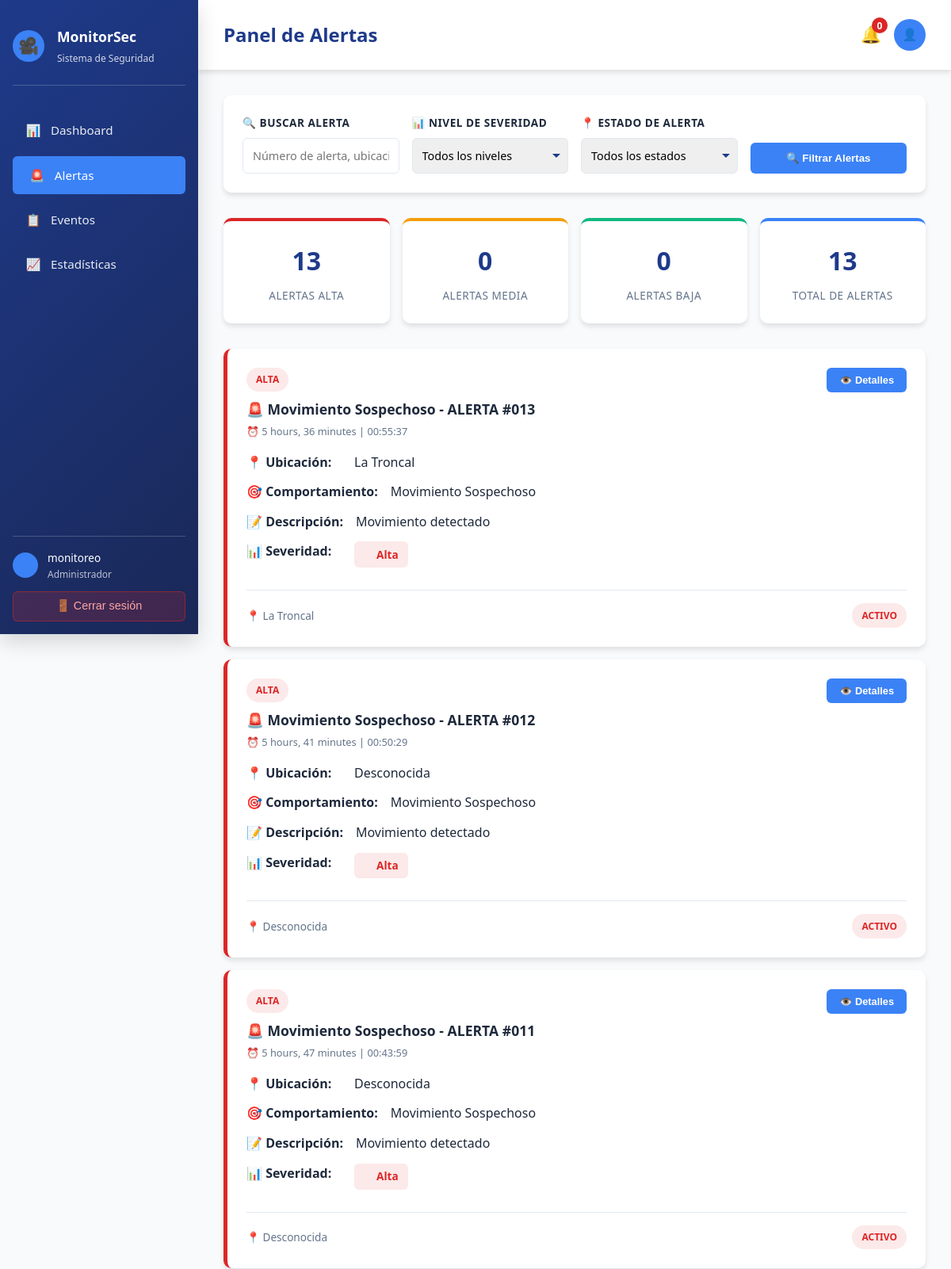
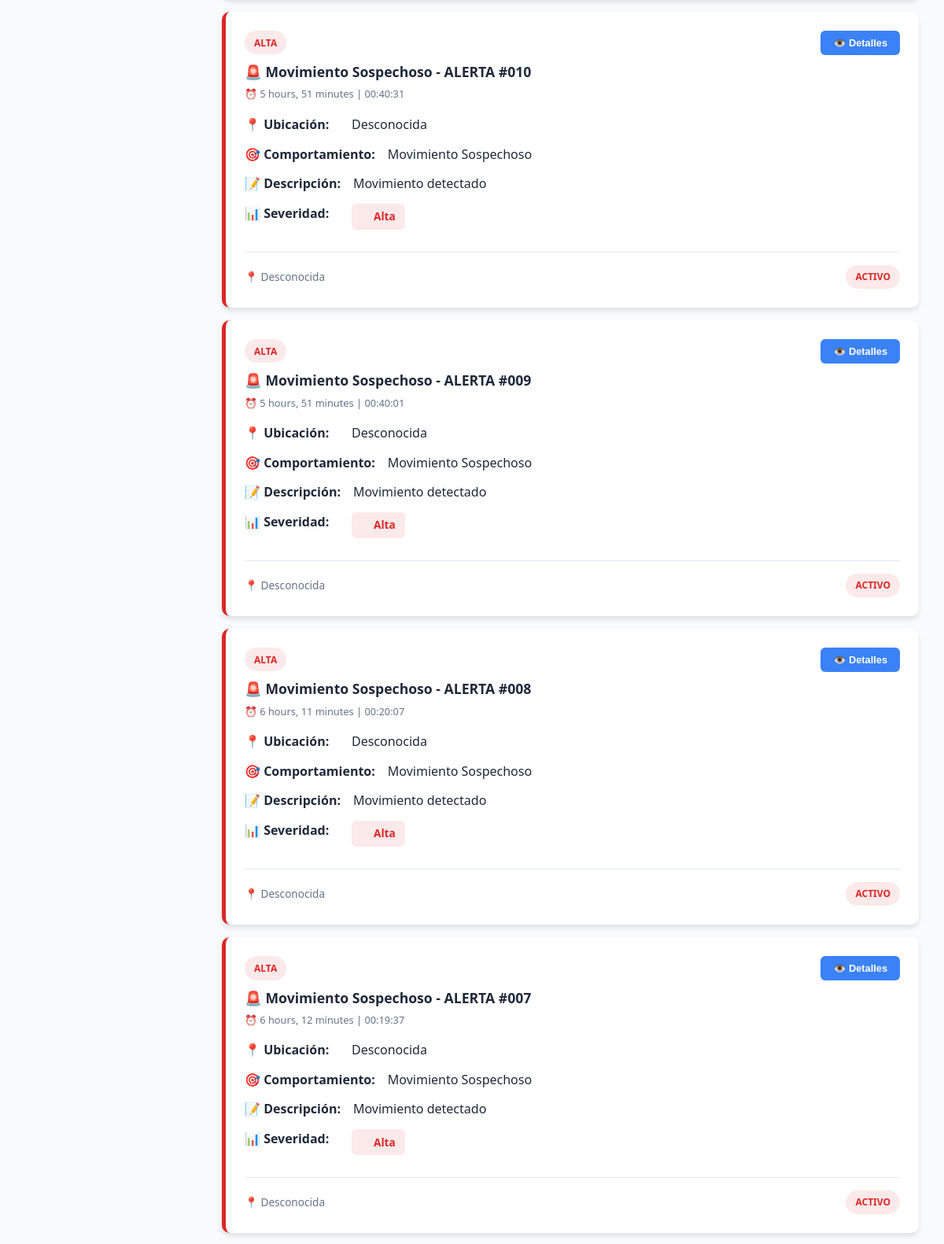
The page /alertas/ (signed in, upper part) on the database its author committed (2 pictures, top to bottom).
### monitoreo/models.py (models this page shows, shortened)
class Alertas(models.Model):
    ACTIVIDAD_ESTADO = [
        ("Pendiente", "Pendiente"),
        ("Activo", "Activo"),
    ]
    ACTIVIDAD_SEVERIDAD = [
        ("Alta", "Alta"),
        ("Media", "Media"),
        ("Baja", "Baja"),
    ]
    ubicacion = models.ForeignKey(Ubicacion, on_delete=models.CASCADE)
    comportamiento = models.CharField(max_length=50)
    severidad = models.CharField(
        max_length=10,
        choices=ACTIVIDAD_SEVERIDAD
    )
    hora = models.DateTimeField(auto_now_add=True)
    descripcion = models.TextField(blank=True)
    estado = models.CharField(
        max_length=10,
        choices=ACTIVIDAD_ESTADO,
        default="Pendiente"
    )

class Ubicacion(models.Model):
     latitud = models.FloatField()
     longitud = models.FloatField()
     fecha = models.DateTimeField(auto_now_add=True)
     ciudad = models.CharField(max_length=100, blank=True, null=True)

### monitoreo/views.py (the view)
# urls.py: path('alertas/', views.alertas, name='alertas'),
@login_required(login_url='monitoreo:login')
def alertas(request):
    alertas_queryset = Alertas.objects.all().order_by("-hora")
    severidad_filter = request.GET.get('severidad', '')
    estado_filter = request.GET.get('estado', '')
    if severidad_filter:
        alertas_queryset = alertas_queryset.filter(severidad=severidad_filter)
    if estado_filter:
        alertas_queryset = alertas_queryset.filter(estado=estado_filter)
    estadisticas = {
        'total': alertas_queryset.count(),
        'alta': alertas_queryset.filter(severidad='Alta').count(),
        'media': alertas_queryset.filter(severidad='Media').count(),
        'baja': alertas_queryset.filter(severidad='Baja').count(),
        'pendientes': alertas_queryset.filter(estado='Pendiente').count(),
        'activas': alertas_queryset.filter(estado='Activo').count(),
    }
    context = {
        'alerta': alertas_queryset,
        'estadisticas': estadisticas,
        'severidad_filter': severidad_filter,
        'estado_filter': estado_filter,
    }
    return render(request, 'monitoreo/alertas.html', context)

### monitoreo/templates/monitoreo/alertas.html (shortened to what this page needs)
{% extends "monitoreo/base.html" %}
{% block page_title %}Panel de Alertas{% endblock %}
{% block content %}
<div class="animate-fade">
    <form method="GET" action="{% url 'monitoreo:alertas' %}">
        <div class="alerts-toolbar">
            <div class="filter-group">
                <label class="filter-label">🔍 Buscar Alerta</label>
                <input
                    type="text"
                    class="form-input"
                    name="buscar"
                    placeholder="Número de alerta, ubicación..."
                    id="searchInput"
                    value="{{ request.GET.buscar }}"
                >
            </div>
            <div class="filter-group">
                <label class="filter-label">📊 Nivel de Severidad</label>
                <select class="form-select" id="severityFilter" name="severidad">
                    <option value="">Todos los niveles</option>
                </select>
            </div>
            <div class="filter-group">
                <label class="filter-label">📍 Estado de Alerta</label>
                <select class="form-select" id="statusFilter" name="estado">
                    <option value="">Todos los estados</option>
                </select>
            </div>
            <button type="submit" class="search-btn">
                🔍 Filtrar Alertas
            </button>
        </div>
    </form>
    <div class="alerts-summary">
        <div class="summary-card danger">
            <div class="summary-value">{{ estadisticas.alta|default:0 }}</div>
            <div class="summary-label">Alertas Alta</div>
        </div>
        <div class="summary-card warning">
            <div class="summary-value">{{ estadisticas.media|default:0 }}</div>
            <div class="summary-label">Alertas Media</div>
        </div>
        <div class="summary-card success">
            <div class="summary-value">{{ estadisticas.baja|default:0 }}</div>
            <div class="summary-label">Alertas Baja</div>
        </div>
        <div class="summary-card">
            <div class="summary-value">{{ estadisticas.total|default:0 }}</div>
            <div class="summary-label">Total de Alertas</div>
        </div>
    </div>
    <div class="alerts-container">
        <div class="alerts-list" id="alertsList">
            {% if alerta %}
                {% for alert in alerta %}
                <div class="alert-card" data-severidad="{{ alert.severidad }}" data-estado="{{ alert.estado }}">
                    <div class="alert-header">
                        <div class="alert-title-section">
                            <span class="alert-badge" data-severidad="{{ alert.severidad }}">{{ alert.severidad }}</span>
                            <div class="alert-title">
                                {% if alert.severidad == "Alta" %}🚨{% elif alert.severidad == "Media" %}⚠️{% else %}ℹ️{% endif %}
                                {{ alert.comportamiento }} - ALERTA #{{ alert.id|stringformat:"03d" }}
                            </div>
                            <div class="alert-time">⏰ {{ alert.hora|timesince }} | {{ alert.hora|date:"H:i:s" }}</div>
                        </div>
                        <div class="alert-actions">
                            <button class="action-btn primary" onclick="viewAlertDetails({{ alert.id }})">👁️ Detalles</button>
                        </div>
                    </div>
                    <div class="alert-content">
                        <div class="alert-detail">
                            <div class="alert-detail-label">📍 Ubicación:</div>
                            <div class="alert-detail-value">
                                {{ alert.ubicacion.ciudad }}
                            </div>
                        </div>
                        <div class="alert-detail">
                            <div class="alert-detail-label">🎯 Comportamiento:</div>
                            <div class="alert-detail-value">{{ alert.comportamiento }}</div>
                        </div>
                        {% if alert.descripcion %}
                        <div class="alert-detail">
                            <div class="alert-detail-label">📝 Descripción:</div>
                            <div class="alert-detail-value">{{ alert.descripcion }}</div>
                        </div>
                        {% endif %}
                        <div class="alert-detail">
                            <div class="alert-detail-label">📊 Severidad:</div>
                            <div class="alert-detail-value">
                                <span class="severity-indicator" data-severidad="{{ alert.severidad }}">
                                    <span class="severity-dot"></span>
                                    {{ alert.severidad }}
                                </span>
                            </div>
                        </div>
                    </div>
                    <div class="alert-footer">
                        <div class="alert-location">
                            📍 {{ alert.ubicacion.ciudad }}
                        </div>
                        <div class="alert-actions-footer">
                            <span class="status-badge" data-estado="{{ alert.estado }}">{{ alert.estado }}</span>
                        </div>
                    </div>
                </div>
                {% endfor %}
            {% else %}
                <div class="empty-state">
                    <div class="empty-icon">🎉</div>
                    <h2 class="empty-title">¡No hay alertas!</h2>
                    <p class="empty-description">No se encontraron alertas con los filtros seleccionados.</p>
                </div>
            {% endif %}
        </div>
    </div>
</div>
{% endblock %}

### monitoreo/templates/monitoreo/base.html (shortened to what this page needs)
<!DOCTYPE html>
<html lang="es">
<head>
</head>
<body>
    <div class="container">
        <aside class="sidebar">
            <div class="sidebar-header">
                <div class="sidebar-logo">🎥</div>
                <div>
                    <div class="sidebar-title">MonitorSec</div>
                    <div class="sidebar-subtitle">Sistema de Seguridad</div>
                </div>
            </div>
            <nav>
                <ul class="nav-menu">
                    <li class="nav-item">
                        <a href="{% url 'monitoreo:dashboard' %}" class="nav-link {% if 'dashboard' in request.resolver_match.url_name %}active{% endif %}">
                            <span class="nav-icon">📊</span>
                            <span>Dashboard</span>
                        </a>
                    </li>
                    <li class="nav-item">
                        <a href="{% url 'monitoreo:alertas' %}" class="nav-link {% if 'alertas' in request.resolver_match.url_name %}active{% endif %}">
                            <span class="nav-icon">🚨</span>
                            <span>Alertas</span>
                        </a>
                    </li>
                    <li class="nav-item">
                        <a href="{% url 'monitoreo:eventos' %}" class="nav-link {% if 'eventos' in request.resolver_match.url_name %}active{% endif %}">
                            <span class="nav-icon">📋</span>
                            <span>Eventos</span>
                        </a>
                    </li>
                    <li class="nav-item">
                        <a href="{% url 'monitoreo:estadisticas' %}" class="nav-link {% if 'estadisticas' in request.resolver_match.url_name %}active{% endif %}">
                            <span class="nav-icon">📈</span>
                            <span>Estadísticas</span>
                        </a>
                    </li>
                </ul>
            </nav>
            <div class="sidebar-footer">
                <div class="user-info">
                    <div class="user-avatar">{{ user.first_name|first|upper }}</div>
                    <div>
                        <div style="font-size: 0.85rem; font-weight: 500;">{{ user.get_full_name|default:user.username }}</div>
                        <div style="font-size: 0.75rem; opacity: 0.7;">{% if user.is_staff %}Administrador{% else %}Monitoreo{% endif %}</div>
                    </div>
                </div>
                <button class="logout-btn" onclick="handleLogout()">
                    🚪 Cerrar sesión
                </button>
            </div>
        </aside>
        <main class="main-content">
            <header class="header">
                <div class="header-title">{% block page_title %}Sistema de Monitoreo{% endblock %}</div>
                <div class="header-actions">
                    <div class="notification-bell" onclick="toggleNotifications()">
                        🔔
                        <span class="notification-badge" id="notification-count">0</span>
                    </div>
                    <button class="btn btn-icon btn-secondary" onclick="toggleUserMenu()">
                        👤
                    </button>
                </div>
            </header>
            <div class="page-content">
                {% block content %}{% endblock %}
            </div>
        </main>
    </div>
</body>
</html>

### monitoreo/templates/monitoreo/base.html (style rules this page uses)
* { margin: 0; padding: 0; box-sizing: border-box; }
:root { --primary-color: #1e3a8a; --secondary-color: #3b82f6; --danger-color: #dc2626; --warning-color: #f59e0b; --success-color: #10b981; --dark-bg: #0f172a; --light-bg: #f8fafc; --border-color: #e2e8f0; --text-dark: #1e293b; --text-light: #64748b; --shadow: 0 4px 6px rgba(0, 0, 0, 0.1); --shadow-lg: 0 10px 25px rgba(0, 0, 0, 0.15); }
html { font-size: 16px; }
body { font-family: 'Segoe UI', Tahoma, Geneva, Verdana, sans-serif; background-color: var(--light-bg); color: var(--text-dark); line-height: 1.6; }
.container { display: flex; min-height: 100vh; }
.sidebar { width: 250px; background: linear-gradient(135deg, var(--primary-color) 0%, #1a2857 100%); color: white; padding: 2rem 1rem; position: fixed; height: 100vh; overflow-y: auto; box-shadow: var(--shadow-lg); z-index: 1000; }
.sidebar-header { display: flex; align-items: center; margin-bottom: 2rem; padding-bottom: 1.5rem; border-bottom: 1px solid rgba(255, 255, 255, 0.2); }
.sidebar-logo { width: 40px; height: 40px; background: var(--secondary-color); border-radius: 50%; display: flex; align-items: center; justify-content: center; font-weight: bold; margin-right: 1rem; font-size: 1.3rem; }
.sidebar-title { font-size: 1.1rem; font-weight: 700; }
.sidebar-subtitle { font-size: 0.75rem; opacity: 0.8; margin-top: 0.25rem; }
.nav-menu { list-style: none; }
.nav-item { margin-bottom: 0.5rem; }
.nav-link { display: flex; align-items: center; padding: 0.75rem 1rem; color: rgba(255, 255, 255, 0.9); text-decoration: none; border-radius: 6px; transition: all 0.3s ease; font-size: 0.95rem; }
.nav-link:hover, .nav-link.active { background-color: var(--secondary-color); color: white; padding-left: 1.3rem; }
.nav-icon { width: 20px; height: 20px; margin-right: 0.75rem; display: inline-flex; align-items: center; justify-content: center; }
.sidebar-footer { position: absolute; bottom: 1rem; width: calc(250px - 2rem); padding-top: 1rem; border-top: 1px solid rgba(255, 255, 255, 0.2); }
.user-info { display: flex; align-items: center; margin-bottom: 0.75rem; font-size: 0.9rem; }
.user-avatar { width: 32px; height: 32px; background: var(--secondary-color); border-radius: 50%; display: flex; align-items: center; justify-content: center; margin-right: 0.75rem; font-weight: bold; }
.logout-btn { width: 100%; padding: 0.6rem; background: rgba(220, 38, 38, 0.2); color: #fca5a5; border: 1px solid rgba(220, 38, 38, 0.5); border-radius: 6px; cursor: pointer; transition: all 0.3s ease; font-size: 0.9rem; font-weight: 500; }
.main-content { margin-left: 250px; flex: 1; overflow-y: auto; }
.header { background: white; padding: 1.5rem 2rem; box-shadow: var(--shadow); display: flex; justify-content: space-between; align-items: center; position: sticky; top: 0; z-index: 100; }
.header-title { font-size: 1.5rem; font-weight: 700; color: var(--primary-color); }
.header-actions { display: flex; gap: 1rem; align-items: center; }
.notification-bell { position: relative; cursor: pointer; font-size: 1.3rem; }
.notification-badge { position: absolute; top: -5px; right: -8px; background: var(--danger-color); color: white; border-radius: 50%; width: 20px; height: 20px; display: flex; align-items: center; justify-content: center; font-size: 0.75rem; font-weight: bold; }
.page-content { padding: 2rem; max-width: 1600px; margin: 0 auto; }
.btn { padding: 0.75rem 1.5rem; border: none; border-radius: 6px; cursor: pointer; font-weight: 500; font-size: 0.95rem; transition: all 0.3s ease; display: inline-flex; align-items: center; gap: 0.5rem; text-decoration: none; }
.btn-secondary { background: var(--secondary-color); color: white; }
.btn-icon { padding: 0.75rem; width: 40px; height: 40px; border-radius: 50%; display: flex; align-items: center; justify-content: center; }
.alert-content { flex: 1; }
.alert-title { font-weight: 600; margin-bottom: 0.25rem; }
.form-input, .form-select, .form-textarea { width: 100%; padding: 0.75rem; border: 1px solid var(--border-color); border-radius: 6px; font-family: inherit; font-size: 0.95rem; transition: all 0.3s ease; }
.animate-fade { animation: fadeIn 0.3s ease; }

### rows shown on the page
Alertas: severidad "ALTA", comportamiento "Movimiento Sospechoso", id "013", hora "5 hours, 36 minutes", hora "00:55:37", ubicacion.ciudad "La Troncal", descripcion "Movimiento detectado", severidad "Alta", estado "ACTIVO"
Alertas: severidad "ALTA", comportamiento "Movimiento Sospechoso", id "012", hora "5 hours, 41 minutes", hora "00:50:29", ubicacion.ciudad "Desconocida", descripcion "Movimiento detectado", severidad "Alta", estado "ACTIVO"
Alertas: severidad "ALTA", comportamiento "Movimiento Sospechoso", id "011", hora "5 hours, 47 minutes", hora "00:43:59", ubicacion.ciudad "Desconocida", descripcion "Movimiento detectado", severidad "Alta", estado "ACTIVO"
Alertas: severidad "ALTA", comportamiento "Movimiento Sospechoso", id "010", hora "5 hours, 51 minutes", hora "00:40:31", ubicacion.ciudad "Desconocida", descripcion "Movimiento detectado", severidad "Alta", estado "ACTIVO"
Alertas: severidad "ALTA", comportamiento "Movimiento Sospechoso", id "009", hora "5 hours, 51 minutes", hora "00:40:01", ubicacion.ciudad "Desconocida", descripcion "Movimiento detectado", severidad "Alta", estado "ACTIVO"
Alertas: severidad "ALTA", comportamiento "Movimiento Sospechoso", id "008", hora "6 hours, 11 minutes", hora "00:20:07", ubicacion.ciudad "Desconocida", descripcion "Movimiento detectado", severidad "Alta", estado "ACTIVO"
Alertas: severidad "ALTA", comportamiento "Movimiento Sospechoso", id "007", hora "6 hours, 12 minutes", hora "00:19:37", ubicacion.ciudad "Desconocida", descripcion "Movimiento detectado", severidad "Alta", estado "ACTIVO"

### other values the page prints
{{ user.get_full_name|default:user.username }} "monitoreo"
{{ estadisticas.alta|default:0 }} "13"
{{ estadisticas.media|default:0 }} "0"
{{ estadisticas.baja|default:0 }} "0"
{{ estadisticas.total|default:0 }} "13"
